Frame 1 (no input): blank canvas, image omitted
Frame 60 (the mouse pressed at the canvas centre just before this capture): blank canvas, image omitted
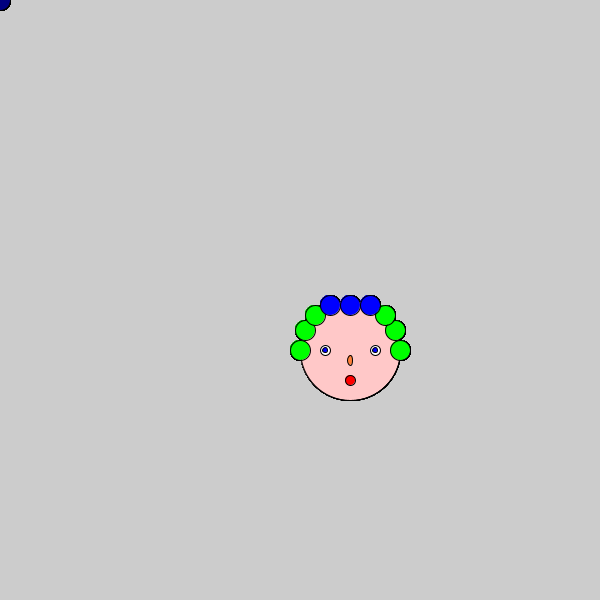
Frame 120 (the mouse held since frame 60 and released just before this capture)

The Processing sketch whose frames 1 and 60 were blank and that drew this single picture after the mouse press (run headless with seeded random() and noise(); from frame 60 on, the mouse is pressed at the canvas centre):

// Processing sketch: processing_60363
// ── processing_60363.pde

void setup() {
  size(600, 600);
  smooth();
}

void draw() {
  if (mousePressed) {
    //fill(255,0,255);
    
    // Headff
    fill(255,200,200);
    ellipse(mouseX + 50, mouseY + 50, 100, 100);
    
    // Eyes
    fill(255,255,255);
    ellipse(mouseX + 25, mouseY + 50 , 10, 10);
    ellipse(mouseX + 75, mouseY + 50 , 10, 10);
    
    fill(0, 0, 255);
    ellipse(mouseX + 25, mouseY + 50 , 5, 5);
    ellipse(mouseX + 75, mouseY + 50 , 5, 5);
    
    // Nose
    fill(255, 128, 55);
    ellipse(mouseX + 50, mouseY + 60 , 5, 10);
    
    // Mouth
    fill(255, 0, 0);
    ellipse(mouseX + 50, mouseY + 80, 10, 10);
    
    // Hair
    fill(0, 255, 0);
    ellipse(mouseX + 0, mouseY + 50, 20, 20);
    ellipse(mouseX + 5, mouseY + 30, 20, 20);
    ellipse(mouseX + 15, mouseY + 15, 20, 20);
    ellipse(mouseX + 100, mouseY + 50, 20, 20);
    ellipse(mouseX + 95, mouseY + 30, 20, 20);
    ellipse(mouseX + 85, mouseY + 15, 20, 20);
    
    fill(0, 0, 255);
    ellipse(mouseX + 30, mouseY + 5, 20, 20);
    ellipse(mouseX + 50, mouseY + 5, 20, 20);
    ellipse(mouseX + 70, mouseY + 5, 20, 20);
    
    
    
  } else {
//    fill(255,128,80);

      fill(mouseX / 2, mouseY / 2, 128);

    ellipse(mouseX, mouseY, 20, 20);
  }
}


                
